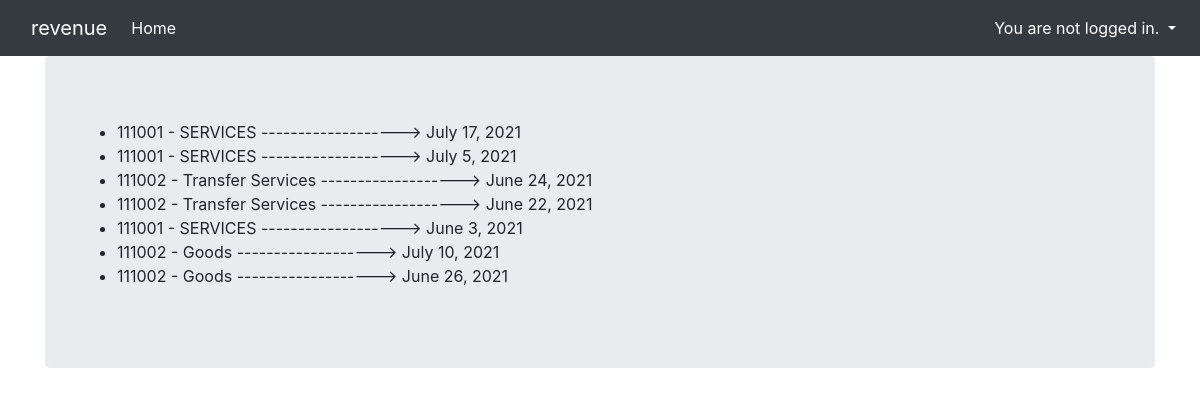
Page /revenue/ on the earlier database version.
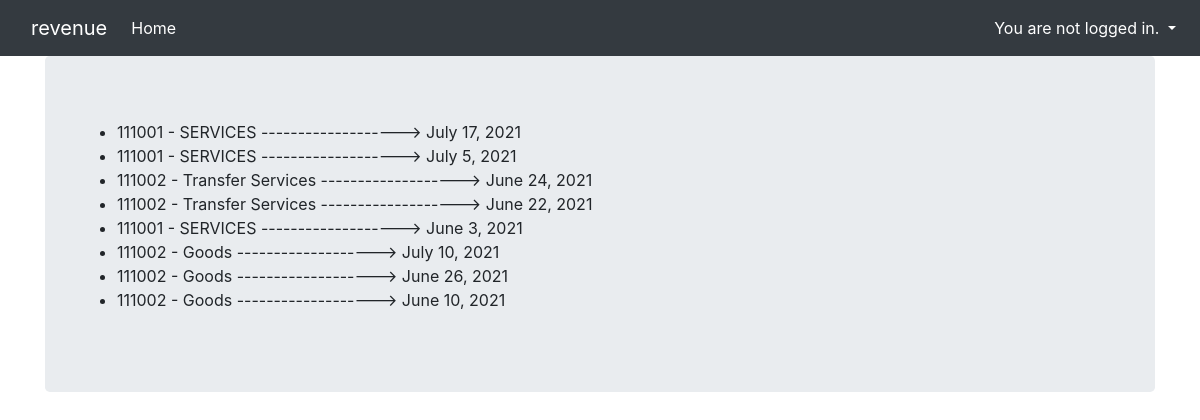
Same page on the later database version.
### revenue/models.py (models this page shows, shortened)
class Revenue(models.Model):
    customer                = models.ForeignKey('Customer',on_delete=models.PROTECT)
    invoice_amount_euro     = models.DecimalField(decimal_places=2,max_digits=6)
    transaction_date        = models.DateField()
    revenue_charged_euro    = models.DecimalField(default=0,decimal_places=2,max_digits=6)
    cost_of_goods_euro      = models.DecimalField(default=0,decimal_places=2,max_digits=6)
    account_invoice_received = models.PositiveIntegerField()
    revenue_account_name  = models.CharField(max_length=50,default=111001)
    operational_costs_euro  = models.DecimalField(default=0,decimal_places=2,max_digits=6)

### revenue/views.py (the view)
# urls.py: path('revenue/',RevenueList.as_view(),name='revenue'),
class RevenueList(ListView):
    model = Revenue
    template_name = 'listrev.html'
    context_object_name = 'revenuecontext'

### revenue/templates/listrev.html
{% extends "base.html" %}
{% block content %}
        <ul>
          {% for m in revenuecontext %}
            <li>{{m.revenue_account_name     }}           ------------------->           {{m.transaction_date}}</li>
          {% endfor %}
        </ul>
{% endblock %}

Differences in the rows shown:
added Revenue: revenue_account_name "111002 - Goods", transaction_date "June 10, 2021"
